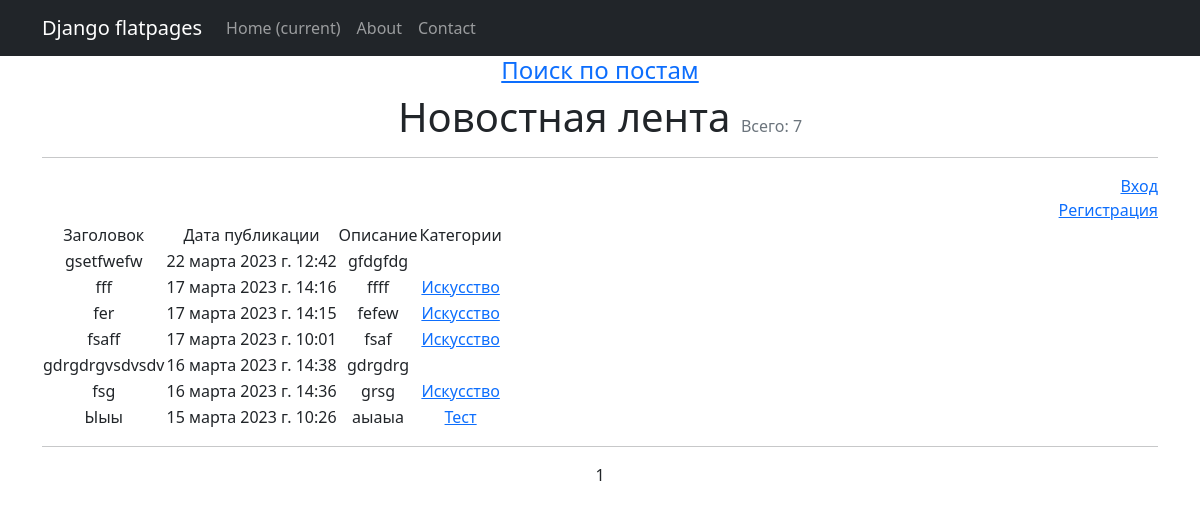
The page /news/ on the database as committed earlier.
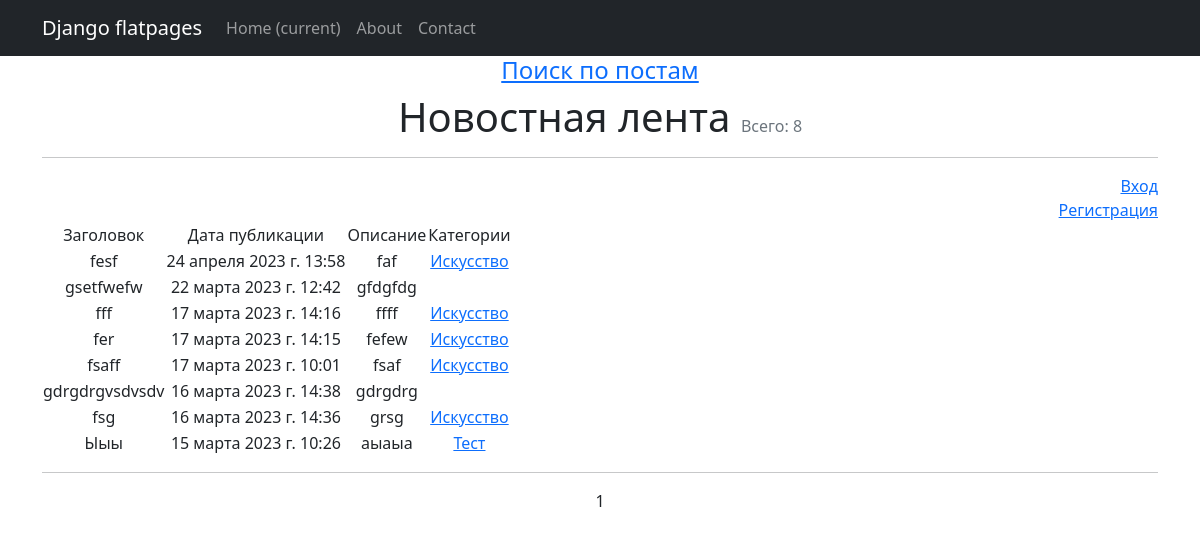
The same page on the database as committed later.
### appnews/models.py (models this page shows, shortened)
class Post(models.Model):
    author = models.ForeignKey(Author, on_delete=models.CASCADE)
    NEWS = 'NW'
    ARTICLE = 'AR'
    CATEGORY_CHOIESES = (
        (NEWS, 'Новость'),
        (ARTICLE, 'Статья')
    )
    categoryType = models.CharField(max_length=2, choices=CATEGORY_CHOIESES, default=ARTICLE)
    dateCreation = models.DateTimeField(auto_now_add=True)
    postCategory = models.ManyToManyField('Category', through='PostCategory')
    title = models.CharField(max_length=128)
    text = models.TextField()
    rating = models.SmallIntegerField(default=0)
    class Meta:
        verbose_name = 'Пост'
        verbose_name_plural = 'Посты'

class Category(models.Model):
    name = models.CharField(max_length=128, unique=True)
    subscribers = models.ManyToManyField(User, related_name='categories', blank=True)
    def __str__(self):
        return self.name.title()

### appnews/views.py (the view)
# urls.py: path('', cache_page(1)(PostNewsList.as_view()), name='start_new'),
class PostNewsList(ListView):
    model = Post
    ordering = '-dateCreation'
    template_name = 'news.html'
    context_object_name = 'news'
    paginate_by = 10
    def get_queryset(self):
        queryset = super().get_queryset()
        self.filterset = PostFilter(self.request.GET, queryset)
        return self.filterset.qs
    def get_context_data(self, **kwargs):
        context = super().get_context_data(**kwargs)
        context['filterset'] = self.filterset
        context['is_author'] = self.request.user.groups.filter(name='authors').exists()
        return context

### templates/news.html (shortened to what this page needs)
{% extends 'flatpages/default.html' %}
{% load custom_filters %}
{% load custom_tags %}
{% block content %}
<h4><a href="{% url 'post_search' %}"> Поиск по постам </a></h4>
<h1 class="text-center">Новостная лента <span class="text-muted fs-6 fw-normal">Всего: {{ page_obj.paginator.count }}</span></h1>
<hr>
{% if not request.user.is_authenticated %}
<div align="right"> <a href="http://127.0.0.1:8000/accounts/login"> Вход </a> </div>
<div align="right"> <a href="http://127.0.0.1:8000/accounts/signup"> Регистрация </a> </div>
{% endif %}
   {% if news %}
       <table>
           <tr>
               <td>Заголовок</td>
               <td>Дата публикации</td>
               <td>Описание</td>
               <td>Категории</td>
           </tr>
           {% for i in news %}
           <tr>
               <td>{{ i.title }}</td>
               <td>{{ i.dateCreation }}</td>
               <td>{{ i.text|truncatechars:15 }}</td>
               <td>
                    {% for postCategory in i.postCategory.all %}
                    <a href="{% url 'category_list' postCategory.id %}">{{ postCategory }}</a>
                {% endfor %}
               </td>
               <td>
                </td>
           </tr>
           {% endfor %}
       </table>
 <hr>
   {% else %}
       <h2>Товаров нет!</h2>
   {% endif %}
   {{ page_obj.number }}
{% endblock content %}

### templates/flatpages/default.html (shortened to what this page needs)
<!DOCTYPE html>
<html lang="en">
    <head>
        {% load static %}
        <link href="{% static 'css/styles.css' %}" rel="stylesheet" />
    </head>
    <body>
        <nav class="navbar navbar-expand-lg navbar-dark bg-dark static-top">
            <div class="container">
                <a class="navbar-brand" href="#">Django flatpages</a>
       <div class="collapse navbar-collapse" id="navbarResponsive">
           <ul class="navbar-nav ml-auto">
               <li class="nav-item active">
                   <a class="nav-link" href="#">Home
                       <span class="sr-only">(current)</span>
                   </a>
               </li>
               <li class="nav-item">
                   <a class="nav-link" href="/about/">About</a>
               </li>
               <li class="nav-item">
                   <a class="nav-link" href="/contacts/">Contact</a>
               </li>
           </ul>
       </div>
   </div>
</nav>
        <div class="container">
           <div class="row">
                <div class="col-lg-12 text-center">
                   {% block content %}{% endblock content %}
                </div>
           </div>
        </div>
    </body>
</html>

Rows that differ between the two databases and show on the page:
added Post: title "fesf", dateCreation "24 апреля 2023 г. 13:58", text "faf", Category (name "Искусство")
Other text that changed with them:
{{ page_obj.paginator.count }}: "7" → "8"
